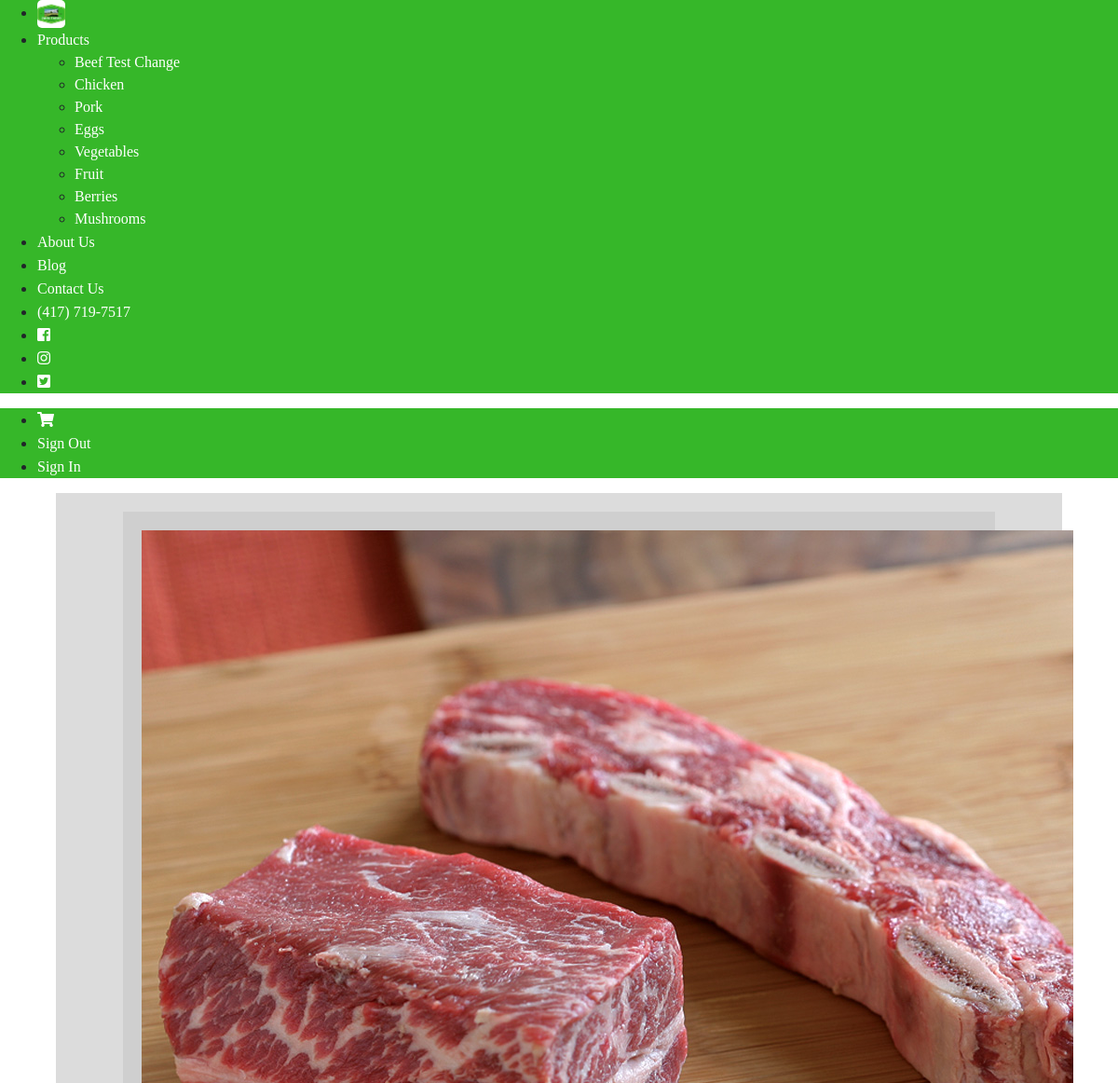
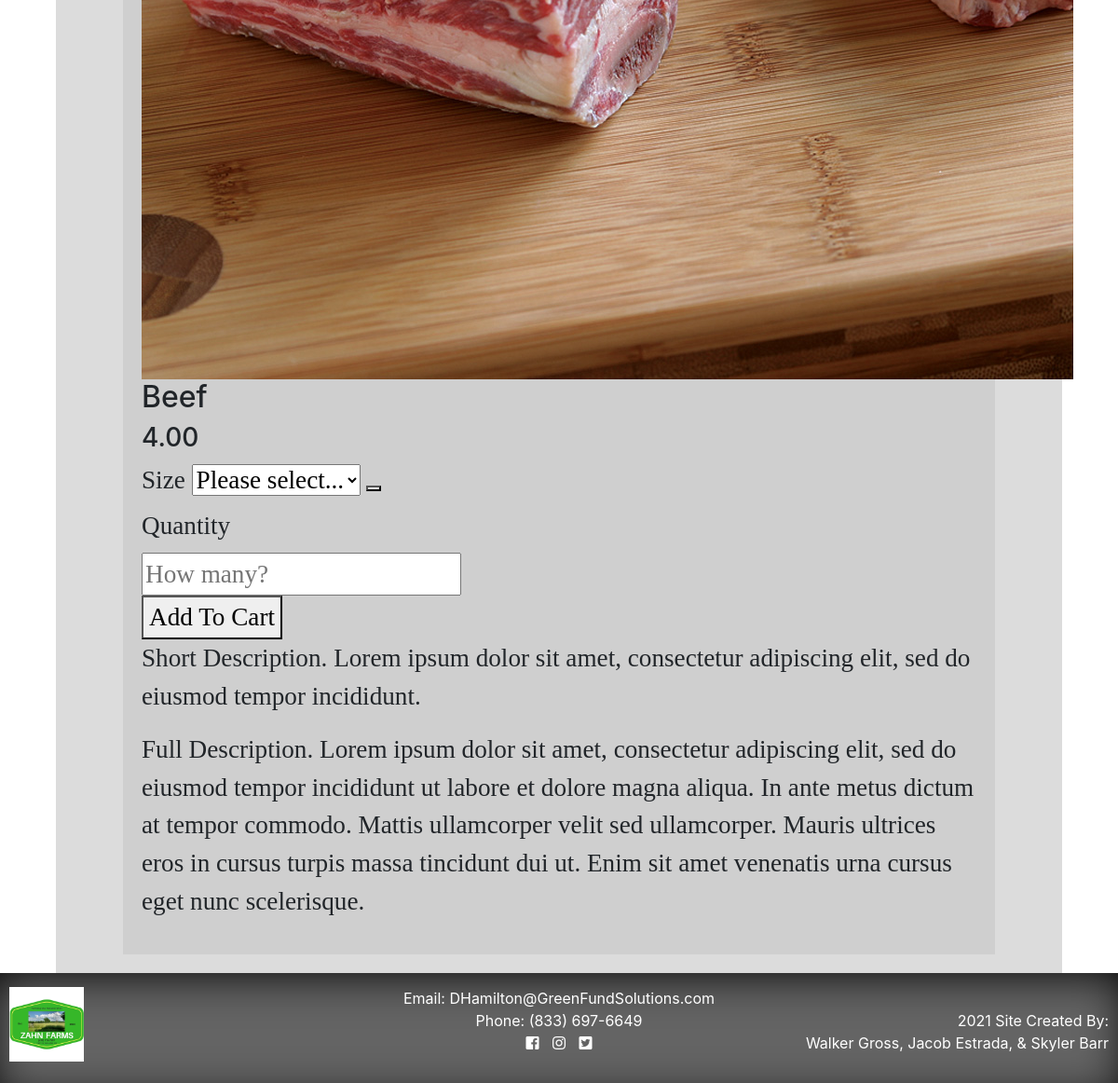
Page /product/?catID=41&prodID=4 on the committed database (2 pictures, top to bottom).
### tables this page shows
CREATE TABLE `categories` (
  `catID` int(11) NOT NULL,
  `catName` varchar(25) NOT NULL,
  `image` varchar(255) NOT NULL,
  `hide` tinyint(1) NOT NULL
);

CREATE TABLE `products` (
  `productID` int(11) NOT NULL,
  `productName` varchar(50) NOT NULL,
  `portionsID` int(11) NOT NULL,
  `price` decimal(10,2) DEFAULT NULL,
  `qty` decimal(10,1) DEFAULT NULL,
  `shortDesc` varchar(255) DEFAULT NULL,
  `fullDesc` varchar(255) DEFAULT NULL,
  `catID` int(11) NOT NULL,
  `image` varchar(255) NOT NULL,
  `sizeID` int(11) NOT NULL,
  `outOfSeason` tinyint(1) NOT NULL,
  `hide` tinyint(1) NOT NULL
);

### models/products_db.php (called while the page is built, shortened)
<?php
function getAllCategories(){
    global $db;
    $sql = "SELECT * FROM categories WHERE hide = 0";
    $qry = $db->query($sql);
    $aryCat = $qry->fetchAll();
    return $aryCat;
}
function prodByID($prodID){
    global $db;
    $sql = "select * from products where productID = $prodID";
    $qry = $db->query($sql);
    $product = $qry->fetch();
    return $product;
}

### models/requests.php (called while the page is built, shortened)
<?php
$prodID = filter_input(INPUT_GET, "prodID");
?>

### product/product.php (the view, shortened to what this page needs)
<?php
$prod = prodByID($prodID);
$portion = portionByID($prod['portionsID']);
?>
<div class="uk-grid-small uk-flex-center uk-text-center content-container" style="width:90%; margin:auto" uk-grid>
  <div class="uk-card uk-card-default uk-width-1-2@s">
    <img src="../images/<?=$prod['image']?>" alt="<?=$prod['productName']?> Image">
  </div>
  <div class="uk-width-1-2@s">
    <h2>
      <?=$prod['productName']?>
    </h2>
    <h3>
      <?=$prod['price']?> <?$portion['portionsDesc']?>
    </h3>
    <form class="uk-form-stacked" action="product.php" method="get">
      <div class="uk-grid-small uk-child-width-1-1@m uk-flex-center uk-text-center" uk-grid>
        <?php
          if($prod['sizeID'] != null){
        ?>
        <div class="uk-card">
          <div uk-form-custom="target: > * > span:first-child">
            <label class="uk-form-label">Size</label>
            <select name="size">
              <option value="">Please select...</option>
            </select>
            <button class="uk-button uk-button-default" type="button" tabindex="-1">
            </button>
          </div>
        </div>
        <?php
          }
        ?>
        <div class="uk-card  uk-width-expand">
          <label class="uk-form-label" for="form-stacked-text">Quantity</label>
          <div class="uk-form-controls uk-width-1-3" style="margin:auto">
            <input class="uk-input uk-text-center" id="form-stacked-text" type="number" placeholder="How many?" min="1" name="qty">
          </div>
        </div>
        <div class="uk-card">
          <button class="uk-button uk-button-default" type="submit">Add To Cart</button>
        </div>
      </div>
    </form>
    <div class="uk-card uk-card-default uk-card-body uk-width-expand product-desc-short">
    <p>
      Short Description. Lorem ipsum dolor sit amet, consectetur adipiscing elit, sed do eiusmod tempor incididunt.
    </p>
  </div>
  </div>
  <div class="uk-card uk-card-default uk-card-body uk-width-expand product-desc-full">
    <p>
      Full Description. Lorem ipsum dolor sit amet, consectetur adipiscing elit, sed do eiusmod tempor incididunt ut labore
      et dolore magna aliqua. In ante metus dictum at tempor commodo. Mattis ullamcorper velit sed ullamcorper. Mauris
      ultrices eros in cursus turpis massa tincidunt dui ut. Enim sit amet venenatis urna cursus eget nunc
      scelerisque.
    </p>
  </div>
</div>

### views/navbar.php
<div uk-sticky="sel-target: .uk-navbar-container; cls-active: uk-navbar-sticky">
    <nav class="uk-navbar-container" uk-navbar>
        <div class="uk-navbar-left">
            <ul class="uk-navbar-nav">
                <li>
                    <a class="uk-logo" href="../product/">
                        <img src="../images/Zahn Farms Logo.jpg" alt="Zahn Farms Logo">
                    </a>
                </li>
                <li>
                    <a href="../product/">Products</a>
                    <div class="uk-navbar-dropdown" delay-hide="250">
                        <ul class="uk-nav uk-navbar-dropdown-nav">
                            <?php
                            $aryCat = getAllCategories();
                            foreach($aryCat as $cat){
                            ?>
                            <li><a href="?catID=<?=$cat['catID']?>"><?=$cat['catName']?></a></li>
                            <?php
                            }
                            ?>
                        </ul>
                    </div>
                </li>
                <li><a href="../aboutUs/aboutUs.php">About Us</a></li>
                <li><a href="../aboutUs/latestNews.php">Blog</a></li>
                <li><a href="../aboutUS/contact.php">Contact Us</a></li>
                <li><a href="tel:417-719-7517" class="navContact">(417) 719-7517</a></li>
                <li><a href="https://www.facebook.com/ZahnFarms/" target="_blank"><i
                            class="fab fa-facebook-square"></i></a></li>
                <li><a href="#" target="_blank"><i class="fab fa-instagram"></i></a></li>
                <li><a href="https://twitter.com/ag_select" target="_blank"><i class="fab fa-twitter-square"></i></a>
                </li>
            </ul>
        </div>
        <div class="uk-navbar-right">
            <ul class="uk-navbar-nav">
                <li><a href="../product/cart.php"><i class="fas fa-shopping-cart"></i></a></li>
                <li><a href="?lo=y" class='nav' id='lo'>Sign Out</a></li>
                <li><a href="../admin/">Sign In</a></li>
            </ul>
        </div>
    </nav>
</div>

### views/styles.css (style rules this page uses)
html, body { background-image: url("../images/barnWood.jpg"); background-size: cover; height:100%; padding:0px; }
.uk-navbar-nav { background-color: rgb(54, 183, 41); }
.uk-navbar-nav>li>a { font-family: 'Caveat Brush', cursive; font-weight: 500; font-size: 1em; }
.uk-navbar-dropdown { background-color: rgb(54, 183, 41); font-family: 'Caveat Brush', cursive; }
nav a, nav a:hover { color: white !important; text-decoration: none; }
nav img { height: 30px; border-radius: 5px; }
.content-container { background-color: rgba(201, 201, 201, 0.644); width: 90%; margin:auto; margin-top:0px; padding:20px; }
.uk-card { font-family: 'Caveat Brush', cursive; font-size: 1.7em; background-color: rgba(1,1,1,0) }

### rows in the picture
categories: catName "Beef Test Change"
categories: catName "Chicken"
categories: catName "Pork"
categories: catName "Eggs"
categories: catName "Vegetables"
categories: catName "Fruit"
categories: catName "Berries"
categories: catName "Mushrooms"
products: image (picture), productName "Beef", price "4.00"
